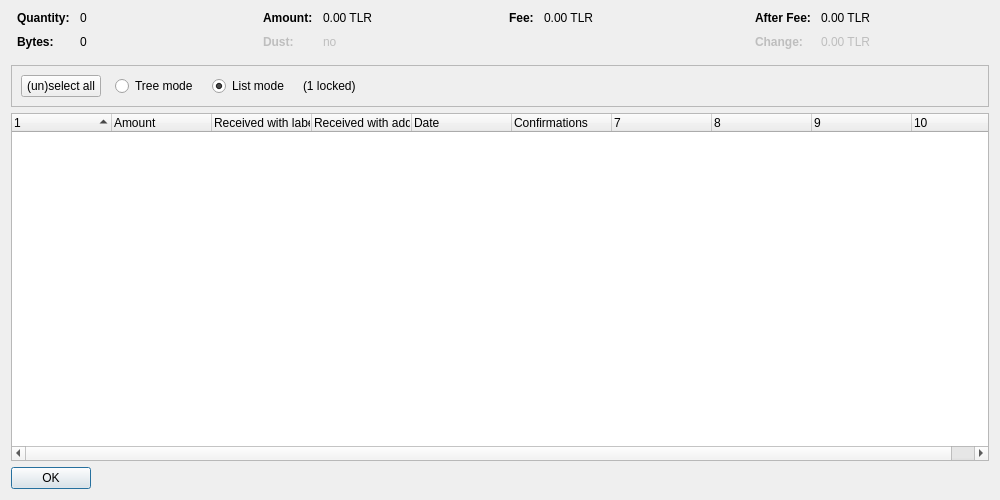
<?xml version="1.0" encoding="UTF-8"?>
<ui version="4.0">
 <class>CoinControlDialog</class>
 <widget class="QDialog" name="CoinControlDialog">
  <property name="geometry">
   <rect>
    <x>0</x>
    <y>0</y>
    <width>1000</width>
    <height>500</height>
   </rect>
  </property>
  <property name="windowTitle">
   <string>Coin Selection</string>
  </property>
  <layout class="QVBoxLayout" name="verticalLayout">
   <item>
    <layout class="QHBoxLayout" name="horizontalLayoutTop" stretch="0,0,0,0">
     <property name="topMargin">
      <number>0</number>
     </property>
     <property name="bottomMargin">
      <number>10</number>
     </property>
     <item>
      <layout class="QFormLayout" name="formLayoutCoinControl1">
       <property name="horizontalSpacing">
        <number>10</number>
       </property>
       <property name="verticalSpacing">
        <number>10</number>
       </property>
       <property name="leftMargin">
        <number>6</number>
       </property>
       <property name="rightMargin">
        <number>6</number>
       </property>
       <item row="0" column="0">
        <widget class="QLabel" name="labelCoinControlQuantityText">
         <property name="font">
          <font>
           <weight>75</weight>
           <bold>true</bold>
          </font>
         </property>
         <property name="text">
          <string>Quantity:</string>
         </property>
        </widget>
       </item>
       <item row="0" column="1">
        <widget class="QLabel" name="labelCoinControlQuantity">
         <property name="cursor">
          <cursorShape>IBeamCursor</cursorShape>
         </property>
         <property name="contextMenuPolicy">
          <enum>Qt::ActionsContextMenu</enum>
         </property>
         <property name="text">
          <string notr="true">0</string>
         </property>
         <property name="textInteractionFlags">
          <set>Qt::LinksAccessibleByMouse|Qt::TextSelectableByKeyboard|Qt::TextSelectableByMouse</set>
         </property>
        </widget>
       </item>
       <item row="1" column="0">
        <widget class="QLabel" name="labelCoinControlBytesText">
         <property name="font">
          <font>
           <weight>75</weight>
           <bold>true</bold>
          </font>
         </property>
         <property name="text">
          <string>Bytes:</string>
         </property>
        </widget>
       </item>
       <item row="1" column="1">
        <widget class="QLabel" name="labelCoinControlBytes">
         <property name="cursor">
          <cursorShape>IBeamCursor</cursorShape>
         </property>
         <property name="contextMenuPolicy">
          <enum>Qt::ActionsContextMenu</enum>
         </property>
         <property name="text">
          <string notr="true">0</string>
         </property>
         <property name="textInteractionFlags">
          <set>Qt::LinksAccessibleByMouse|Qt::TextSelectableByKeyboard|Qt::TextSelectableByMouse</set>
         </property>
        </widget>
       </item>
      </layout>
     </item>
     <item>
      <layout class="QFormLayout" name="formLayoutCoinControl2">
       <property name="horizontalSpacing">
        <number>10</number>
       </property>
       <property name="verticalSpacing">
        <number>10</number>
       </property>
       <property name="leftMargin">
        <number>6</number>
       </property>
       <property name="rightMargin">
        <number>6</number>
       </property>
       <item row="0" column="0">
        <widget class="QLabel" name="labelCoinControlAmountText">
         <property name="font">
          <font>
           <weight>75</weight>
           <bold>true</bold>
          </font>
         </property>
         <property name="text">
          <string>Amount:</string>
         </property>
        </widget>
       </item>
       <item row="0" column="1">
        <widget class="QLabel" name="labelCoinControlAmount">
         <property name="cursor">
          <cursorShape>IBeamCursor</cursorShape>
         </property>
         <property name="contextMenuPolicy">
          <enum>Qt::ActionsContextMenu</enum>
         </property>
         <property name="text">
          <string notr="true">0.00 TLR</string>
         </property>
         <property name="textInteractionFlags">
          <set>Qt::LinksAccessibleByMouse|Qt::TextSelectableByKeyboard|Qt::TextSelectableByMouse</set>
         </property>
        </widget>
       </item>
       <item row="1" column="0">
        <widget class="QLabel" name="labelCoinControlLowOutputText">
         <property name="enabled">
          <bool>false</bool>
         </property>
         <property name="font">
          <font>
           <weight>75</weight>
           <bold>true</bold>
          </font>
         </property>
         <property name="text">
          <string>Dust:</string>
         </property>
        </widget>
       </item>
       <item row="1" column="1">
        <widget class="QLabel" name="labelCoinControlLowOutput">
         <property name="enabled">
          <bool>false</bool>
         </property>
         <property name="cursor">
          <cursorShape>IBeamCursor</cursorShape>
         </property>
         <property name="contextMenuPolicy">
          <enum>Qt::ActionsContextMenu</enum>
         </property>
         <property name="text">
          <string notr="true">no</string>
         </property>
         <property name="textInteractionFlags">
          <set>Qt::LinksAccessibleByMouse|Qt::TextSelectableByKeyboard|Qt::TextSelectableByMouse</set>
         </property>
        </widget>
       </item>
      </layout>
     </item>
     <item>
      <layout class="QFormLayout" name="formLayoutCoinControl3">
       <property name="horizontalSpacing">
        <number>10</number>
       </property>
       <property name="verticalSpacing">
        <number>10</number>
       </property>
       <property name="leftMargin">
        <number>6</number>
       </property>
       <property name="rightMargin">
        <number>6</number>
       </property>
       <item row="0" column="0">
        <widget class="QLabel" name="labelCoinControlFeeText">
         <property name="font">
          <font>
           <weight>75</weight>
           <bold>true</bold>
          </font>
         </property>
         <property name="text">
          <string>Fee:</string>
         </property>
        </widget>
       </item>
       <item row="0" column="1">
        <widget class="QLabel" name="labelCoinControlFee">
         <property name="cursor">
          <cursorShape>IBeamCursor</cursorShape>
         </property>
         <property name="contextMenuPolicy">
          <enum>Qt::ActionsContextMenu</enum>
         </property>
         <property name="text">
          <string notr="true">0.00 TLR</string>
         </property>
         <property name="textInteractionFlags">
          <set>Qt::LinksAccessibleByMouse|Qt::TextSelectableByKeyboard|Qt::TextSelectableByMouse</set>
         </property>
        </widget>
       </item>
      </layout>
     </item>
     <item>
      <layout class="QFormLayout" name="formLayoutCoinControl4">
       <property name="horizontalSpacing">
        <number>10</number>
       </property>
       <property name="verticalSpacing">
        <number>10</number>
       </property>
       <property name="leftMargin">
        <number>6</number>
       </property>
       <property name="rightMargin">
        <number>6</number>
       </property>
       <item row="0" column="0">
        <widget class="QLabel" name="labelCoinControlAfterFeeText">
         <property name="font">
          <font>
           <weight>75</weight>
           <bold>true</bold>
          </font>
         </property>
         <property name="text">
          <string>After Fee:</string>
         </property>
        </widget>
       </item>
       <item row="0" column="1">
        <widget class="QLabel" name="labelCoinControlAfterFee">
         <property name="cursor">
          <cursorShape>IBeamCursor</cursorShape>
         </property>
         <property name="contextMenuPolicy">
          <enum>Qt::ActionsContextMenu</enum>
         </property>
         <property name="text">
          <string notr="true">0.00 TLR</string>
         </property>
         <property name="textInteractionFlags">
          <set>Qt::LinksAccessibleByMouse|Qt::TextSelectableByKeyboard|Qt::TextSelectableByMouse</set>
         </property>
        </widget>
       </item>
       <item row="1" column="0">
        <widget class="QLabel" name="labelCoinControlChangeText">
         <property name="enabled">
          <bool>false</bool>
         </property>
         <property name="font">
          <font>
           <weight>75</weight>
           <bold>true</bold>
          </font>
         </property>
         <property name="text">
          <string>Change:</string>
         </property>
        </widget>
       </item>
       <item row="1" column="1">
        <widget class="QLabel" name="labelCoinControlChange">
         <property name="enabled">
          <bool>false</bool>
         </property>
         <property name="cursor">
          <cursorShape>IBeamCursor</cursorShape>
         </property>
         <property name="contextMenuPolicy">
          <enum>Qt::ActionsContextMenu</enum>
         </property>
         <property name="text">
          <string notr="true">0.00 TLR</string>
         </property>
         <property name="textInteractionFlags">
          <set>Qt::LinksAccessibleByMouse|Qt::TextSelectableByKeyboard|Qt::TextSelectableByMouse</set>
         </property>
        </widget>
       </item>
      </layout>
     </item>
    </layout>
   </item>
   <item>
    <widget class="QFrame" name="frame">
     <property name="minimumSize">
      <size>
       <width>0</width>
       <height>40</height>
      </size>
     </property>
     <property name="frameShape">
      <enum>QFrame::StyledPanel</enum>
     </property>
     <property name="frameShadow">
      <enum>QFrame::Sunken</enum>
     </property>
     <layout class="QHBoxLayout" name="horizontalLayout">
      <item>
       <layout class="QHBoxLayout" name="horizontalLayoutPanel" stretch="0,0,0,0,0">
        <property name="spacing">
         <number>14</number>
        </property>
        <item>
         <widget class="QPushButton" name="pushButtonSelectAll">
          <property name="sizePolicy">
           <sizepolicy hsizetype="Maximum" vsizetype="Fixed">
            <horstretch>0</horstretch>
            <verstretch>0</verstretch>
           </sizepolicy>
          </property>
          <property name="text">
           <string>(un)select all</string>
          </property>
          <property name="autoDefault">
           <bool>false</bool>
          </property>
         </widget>
        </item>
        <item>
         <widget class="QRadioButton" name="radioTreeMode">
          <property name="sizePolicy">
           <sizepolicy hsizetype="Maximum" vsizetype="Fixed">
            <horstretch>0</horstretch>
            <verstretch>0</verstretch>
           </sizepolicy>
          </property>
          <property name="text">
           <string>Tree mode</string>
          </property>
         </widget>
        </item>
        <item>
         <widget class="QRadioButton" name="radioListMode">
          <property name="sizePolicy">
           <sizepolicy hsizetype="Maximum" vsizetype="Fixed">
            <horstretch>0</horstretch>
            <verstretch>0</verstretch>
           </sizepolicy>
          </property>
          <property name="text">
           <string>List mode</string>
          </property>
          <property name="checked">
           <bool>true</bool>
          </property>
         </widget>
        </item>
        <item>
         <widget class="QLabel" name="labelLocked">
          <property name="text">
           <string notr="true">(1 locked)</string>
          </property>
         </widget>
        </item>
        <item>
         <spacer name="horizontalSpacer">
          <property name="orientation">
           <enum>Qt::Horizontal</enum>
          </property>
          <property name="sizeHint" stdset="0">
           <size>
            <width>40</width>
            <height>20</height>
           </size>
          </property>
         </spacer>
        </item>
       </layout>
      </item>
     </layout>
    </widget>
   </item>
   <item>
    <widget class="CoinControlTreeWidget" name="treeWidget">
     <property name="contextMenuPolicy">
      <enum>Qt::CustomContextMenu</enum>
     </property>
     <property name="sortingEnabled">
      <bool>false</bool>
     </property>
     <property name="columnCount">
      <number>10</number>
     </property>
     <attribute name="headerShowSortIndicator" stdset="0">
      <bool>true</bool>
     </attribute>
     <attribute name="headerStretchLastSection">
      <bool>false</bool>
     </attribute>
     <column>
      <property name="text">
       <string/>
      </property>
     </column>
     <column>
      <property name="text">
       <string>Amount</string>
      </property>
     </column>
     <column>
      <property name="text">
       <string>Received with label</string>
      </property>
     </column>
     <column>
      <property name="text">
       <string>Received with address</string>
      </property>
     </column>
     <column>
      <property name="text">
       <string>Date</string>
      </property>
     </column>
     <column>
      <property name="text">
       <string>Confirmations</string>
      </property>
      <property name="toolTip">
       <string>Confirmed</string>
      </property>
     </column>
     <column>
      <property name="text">
       <string/>
      </property>
     </column>
     <column>
      <property name="text">
       <string/>
      </property>
     </column>
     <column>
      <property name="text">
       <string/>
      </property>
     </column>
     <column>
      <property name="text">
       <string/>
      </property>
     </column>
    </widget>
   </item>
   <item>
    <widget class="QDialogButtonBox" name="buttonBox">
     <property name="sizePolicy">
      <sizepolicy hsizetype="Maximum" vsizetype="Fixed">
       <horstretch>0</horstretch>
       <verstretch>0</verstretch>
      </sizepolicy>
     </property>
     <property name="orientation">
      <enum>Qt::Horizontal</enum>
     </property>
     <property name="standardButtons">
      <set>QDialogButtonBox::Ok</set>
     </property>
    </widget>
   </item>
  </layout>
 </widget>
 <customwidgets>
  <customwidget>
   <class>CoinControlTreeWidget</class>
   <extends>QTreeWidget</extends>
   <header>qt/coincontroltreewidget.h</header>
  </customwidget>
 </customwidgets>
 <resources/>
 <connections/>
</ui>
